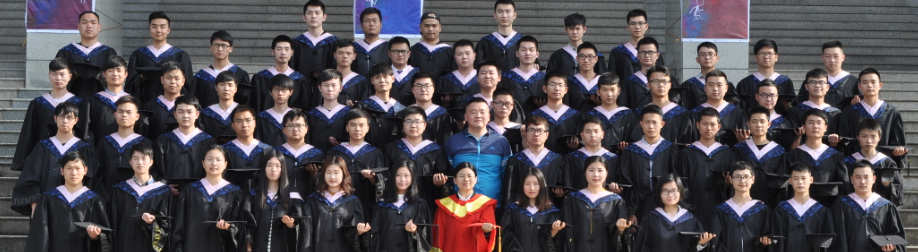
#> input picture images-122.png, 918 x 252 px
$ python Face_Detection_Images.py   (older library calls are emulated)
#> lines starting #> are read from the running program, lines starting #| are printed output that depends on the picture; after the words box and inside, x2 and y2 are one past the last pixel; in counts of white or black regions, pixels touching at a corner belong together
import cv2
#cascPath = ('haarcascade_frontalface_alt.xml')
imagePath = "./images-122.png"
#faceCascade = cv2.CascadeClassifier(cascPath)haarcascade_frontalface_alt.xml
faceCascade = cv2.CascadeClassifier("./haarcascade_frontalface_alt.xml")
# Read the image
image = cv2.imread(imagePath)
#> image is the input picture: shape (252, 918, 3); mean B, G, R 79.9, 74.9, 80.7
gray = cv2.cvtColor(image, cv2.COLOR_BGR2GRAY)
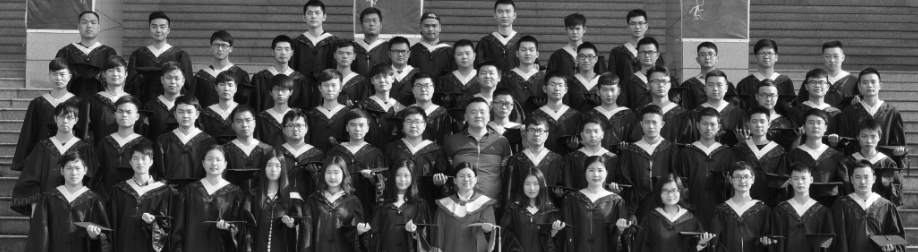
#> gray: shape (252, 918); min 7, max 255, mean 77.2

# Detect faces in the image
faces = faceCascade.detectMultiScale(
        gray,
        scaleFactor=1.05,
        minNeighbors=3,
    # flags = cv2.cv.CV_HAAR_SCALE_IMAGE
)
#> faces = 62 rows, first 6: [302, 4, 23, 23], [492, 2, 24, 24], [360, 12, 23, 23], [77, 13, 24, 24], [626, 14, 24, 24], [147, 17, 24, 24]

print ("Found {0} faces!".format(len(faces)))
#| Found 62 faces!

# Draw a rectangle around the faces
for (x, y, w, h) in faces:
    cv2.rectangle(image, (x, y), (x+w, y+h), (0, 255, 0), 2)
#> this loop made 62 passes
#> (x, y, w, h) on passes 1 to 12: (302, 4, 23, 23), (492, 2, 24, 24), (360, 12, 23, 23), (77, 13, 24, 24), (626, 14, 24, 24), (147, 17, 24, 24), (420, 17, 22, 22), (565, 21, 21, 21), (209, 36, 24, 24), (272, 40, 23, 23), (517, 41, 23, 23), (333, 44, 23, 23)
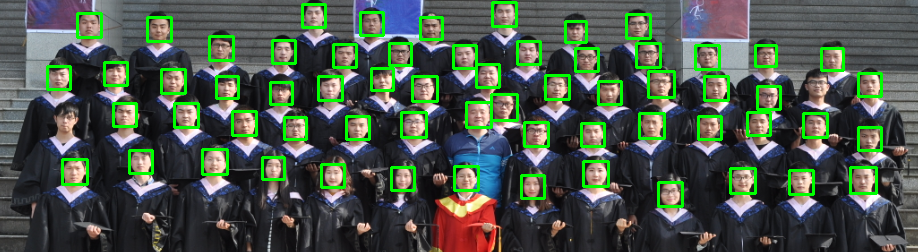
#> image: shape (252, 918, 3); 7.42% of pixels changed, all inside (x1, y1, x2, y2) = (46, 1, 883, 208)

# Display the resulting frame
cv2.imshow("Faces found",image)
cv2.waitKey(0)

$ run again, with images-123.png copied over images-122.png
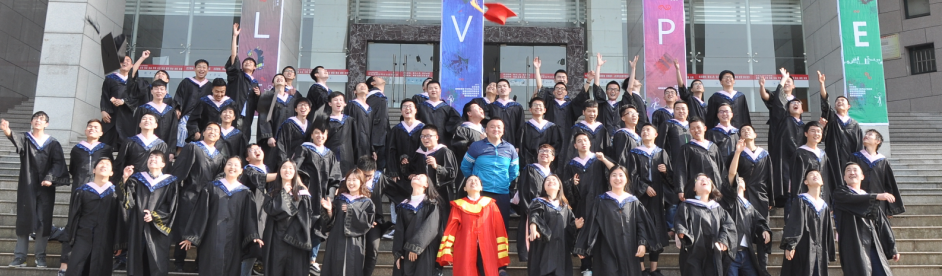
#> input picture images-123.png, 942 x 276 px
#> image is the input picture: shape (276, 942, 3); mean B, G, R 110.8, 105.9, 108.5
#> `gray = cv2.cvtColor(image, cv2.COLOR_BGR2GRAY)`:
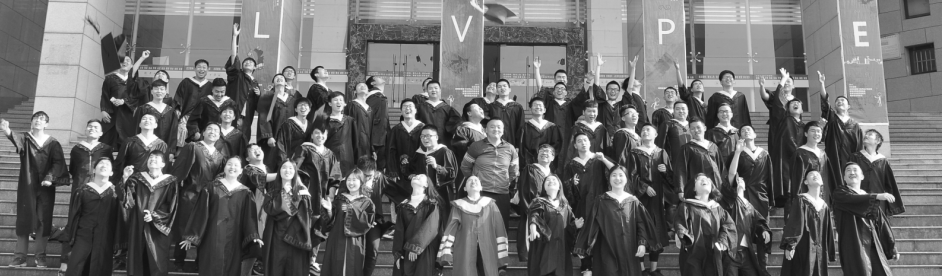
#> gray: shape (276, 942); min 17, max 255, mean 107.2
#> faces = [[805, 122, 21, 21], [418, 128, 20, 20], [223, 156, 21, 21], [842, 161, 22, 22], [607, 167, 22, 22]]
#| Found 5 faces!
#> the loop `for (x, y, w, h) in faces:` made 5 passes
#> after the loop `for (x, y, w, h) in faces:`:
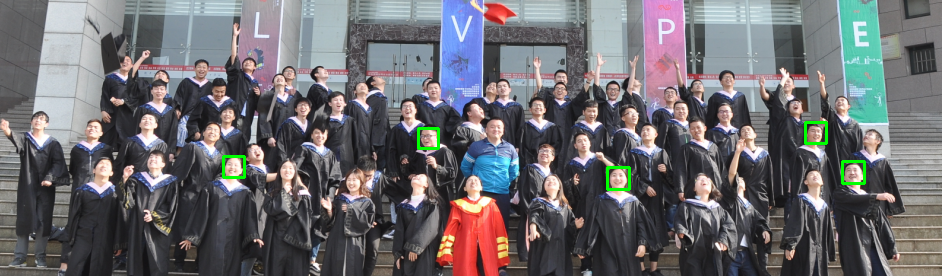
#> image: shape (276, 942, 3); 0.48% of pixels changed, all inside (x1, y1, x2, y2) = (222, 121, 866, 191)
